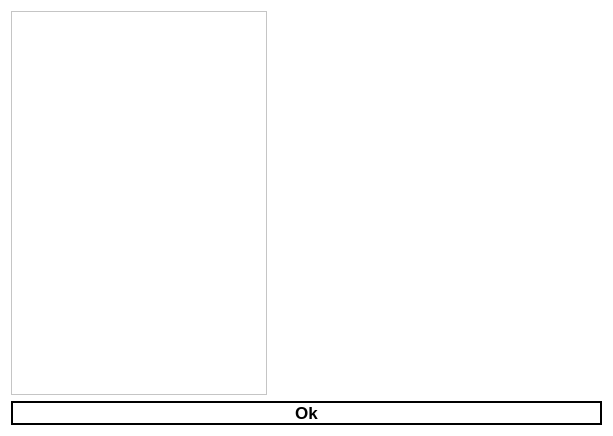
<?xml version="1.0" encoding="UTF-8"?>
<ui version="4.0">
 <class>Dialog</class>
 <widget class="QDialog" name="Dialog">
  <property name="geometry">
   <rect>
    <x>0</x>
    <y>0</y>
    <width>613</width>
    <height>436</height>
   </rect>
  </property>
  <property name="windowTitle">
   <string>Dialog</string>
  </property>
  <property name="styleSheet">
   <string notr="true">background-color: #FFFFFF;
</string>
  </property>
  <layout class="QGridLayout" name="gridLayout_2">
   <item row="0" column="0">
    <layout class="QGridLayout" name="gridLayout">
     <item row="2" column="0" colspan="5">
      <widget class="QPushButton" name="ok_btn">
       <property name="font">
        <font>
         <pointsize>13</pointsize>
         <weight>75</weight>
         <bold>true</bold>
        </font>
       </property>
       <property name="styleSheet">
        <string notr="true">border: 2px solid #000000;
</string>
       </property>
       <property name="text">
        <string>Ok</string>
       </property>
      </widget>
     </item>
     <item row="0" column="0" rowspan="2" colspan="2">
      <widget class="QListWidget" name="skins_list">
       <property name="minimumSize">
        <size>
         <width>200</width>
         <height>0</height>
        </size>
       </property>
       <property name="font">
        <font>
         <pointsize>15</pointsize>
        </font>
       </property>
      </widget>
     </item>
     <item row="0" column="3" rowspan="2" colspan="2">
      <widget class="QLabel" name="preview_head">
       <property name="minimumSize">
        <size>
         <width>64</width>
         <height>0</height>
        </size>
       </property>
       <property name="text">
        <string/>
       </property>
      </widget>
     </item>
     <item row="0" column="2" rowspan="2">
      <widget class="QLabel" name="preview_spine">
       <property name="minimumSize">
        <size>
         <width>64</width>
         <height>0</height>
        </size>
       </property>
       <property name="text">
        <string/>
       </property>
       <property name="alignment">
        <set>Qt::AlignRight|Qt::AlignTrailing|Qt::AlignVCenter</set>
       </property>
      </widget>
     </item>
    </layout>
   </item>
  </layout>
 </widget>
 <resources/>
 <connections/>
</ui>
